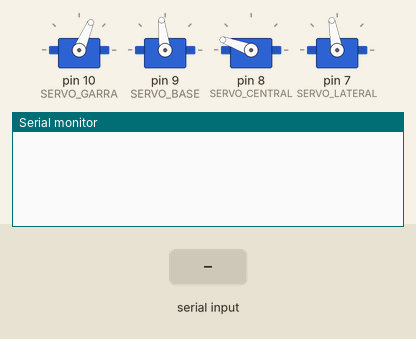
This sketch was run on a simulated Arduino Uno, built with avr-gcc and run on an emulated ATmega328P. On the bench: 4 × servo, the last lines printed to the serial monitor. The inputs (shaded band) are chosen by the test bench.

Above: at 11.2 s.
11.3 s: "!\n" received over Serial
At 12.2 s:
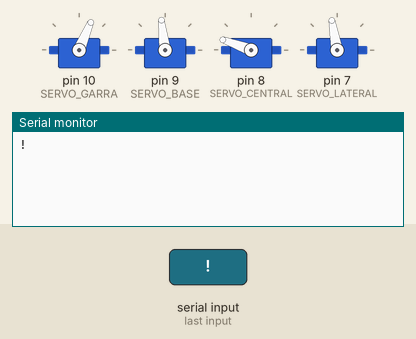
12.9 s: "@\n" received over Serial
At 13.5 s:
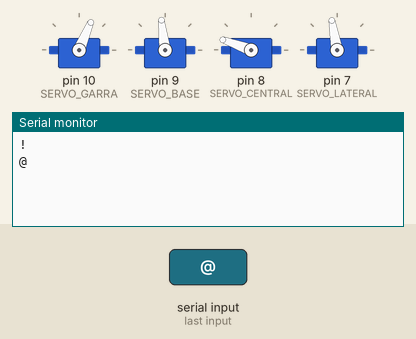
14.5 s: "C\n" received over Serial
At 16.0 s:
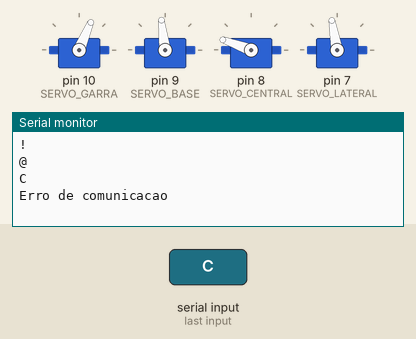

The sketch:

Robotic_Arm_Arduino.ino
```cpp
/*
  Arduino

  Braço Robótico

  ############################################

  Controle dos servos via Monitor Serial e comunicação Android

  INSTRUÇÕES

  A - (10 - 67  GRAUS) : MOVIMENTA A GARRA
  B - (10 - 190 GRAUS) : MOVIMENTA A BASE
  C - (60 - 190 GRAUS) : MOVIMENTA O EIXO CENTRAL
  D - (60 - 130 GRAUS) : MOVIMENTA O EIXO LATERAL

*/

// Bibliotecas auxiliares padrão
#include <Servo.h>

// Definição de constantes
#define SERVO_GARRA       10 // Servo 1 no protótipo
#define SERVO_BASE        9 // Servo 4 no protótipo
#define SERVO_CENTRAL     8 // Servo 2 no protótipo
#define SERVO_LATERAL     7 // Servo 3 no protótipo
#define INCREMENT         100 //Delay do servo
// Funções para movimento suave e comunicacao
void splitString(char* data);

// Variáveis
  char buffer[5]; //vetor para armazenar string de texto
boolean run = false; //verifica constantemente se o comando de guarda foi recebido
int Ans;   //recebe o valor inteiro do angulo recebido


// variaveis para guardar a posição inicial dos servos
int pos_garra = 67;
int pos_base = 97;
int pos_central = 160;
int pos_lateral = 100;

// Atribuição de objetos (servos do braço)
Servo servo;  //variavel genérica
Servo servo_base;
Servo servo_garra;
Servo servo_central;
Servo servo_lateral;

void setup() {

  Serial.begin(9600);  //inicia comunicação serial a 9600bps
  Serial.flush();      //libera caracteres que estejam na linha
  //serial, deixando-a pronta para in/outs

  pinMode(SERVO_GARRA, OUTPUT);
  pinMode(SERVO_BASE, OUTPUT);
  pinMode(SERVO_CENTRAL, OUTPUT);
  pinMode(SERVO_LATERAL, OUTPUT);

  servo_garra.attach(10);
  servo_base.attach(9);
  servo_central.attach(8);
  servo_lateral.attach(7);

  servo_garra.write(pos_garra);           // seta um posicionamento inicial para teste do braço
  servo_base.write(pos_base);
  servo_central.write(pos_central);
  servo_lateral.write(pos_lateral);

  delay(10000);
}

void loop() {
  if ((Serial.available() > 0)) { //verifica se foi enviado um caractere
    //para serial
    int index = 0; //armazena a posição de um ponteiro para os
    //caracteres do vetor

    delay(100); //deixa o buffer encher
    int numChar = Serial.available(); //atribui o numero de
    //caracteres digitados

    if (numChar > 5) numChar = 5; //evita o estouro do buffer

    while (numChar--) { //executa até que numChar seja zero

      buffer[index++] = Serial.read(); //le a serial e armazena no vetor
    }
    splitString(buffer); //chama a função splitString com buffer como parametro
  }

}

void splitString(char* data) {
  Serial.println(data);

  char* parameter; //variavel para acessar os elementos do vetor data
  parameter = strtok (data, " ,"); //divide a string quando encontrar um espaço ou uma
  //vírgula

  while (parameter != NULL) { //executa enquanto parameter não estiver vazia
    setPosition(parameter);
    parameter = strtok (NULL, " ,"); //preenche o vetor com caracteres NULL
  }

  //Limpa o texto e os buffers seriais
  for (int x = 0; x < 5; x++) {
    buffer[x] = '\0';
  }

  Serial.flush(); //libera caracteres que estejam na linha
  //serial, deixando-a pronta para in/outs
}

void setPosition(char* data) {
  if (data[0] == '!') {
    int *Pos;
    run = true;

    Ans = strtol(data + 2, NULL, 10);   //define Ans como numero na proxima parte do texto


    Pos = selectServo(data[1]); //Pos recebe o endereço do posicionamento do servo selecionado
    if (Pos == NULL) return;

    if (Ans < *Pos) {        //condição que define a direção do movimento(Abre/Fecha, Sobe/Desce)

      for (int i = *Pos; i >= Ans; i--) {
        Serial.print("LOOP = ");
        Serial.print(i);
        Serial.print("\n");
        Serial.print(servo.read());
        servo.write(i); //atribui o grau da posição do eixo do servo
        delay(INCREMENT);
      }
      *Pos = servo.read(); //Atualiza o valor da posiçao
      Serial.print("O servo esta na angulacao: ");
      Serial.println(servo.read());
    }
    else {
      //Serial.print ("\n\nEFGH");
      for (int i = *Pos; i < Ans; i++) {
        //servo.write(i); //atribui o grau da posição do eixo do servo
        //delay(increment);
        Serial.print("LOOP = ");
        Serial.print(i);
        Serial.print("\n");
        Serial.print(servo.read());
        servo.write(i); //atribui o grau da posição do eixo do servo
        delay(INCREMENT);
      }
      *Pos = servo.read(); //Atualiza o valor da posiçao
      Serial.print("O servo esta na angulacao: ");
      Serial.println(Ans);
    }

  }
  else if (data[0] == '@'){
     int *Pos = selectServo(data[1]);
     if (Pos == NULL) return;
    Serial.print("Posicao atual do servo = ");
    Serial.print(*Pos);
    Serial.print("\n");
  }
  else {
    run = false;
    Serial.print("Erro de comunicacao");
  }
}


// Funções de Movimento de cada Servo
int *selectServo(char comand) {
  if ((comand == 'a') || (comand == 'A')) {

    servo = servo_garra;
    Ans = constrain(Ans, 10, 67); //garante que o valor digitado esteja entre 10 e 67
    return &pos_garra;
  }
  else if ((comand == 'b') || (comand == 'B')) {
    servo = servo_base;
    Ans = constrain(Ans, 10, 190); //garante que valor digitado esteja entre 10 e 190
    return &pos_base;
  }
  else if ((comand == 'c') || (comand == 'C')) {
    servo = servo_central;
    Ans = constrain(Ans, 60, 190); //garante que valor digitado esteja entre 60 e 190
    return &pos_central;
  }
  else if ((comand == 'd') || (comand == 'D')) {
    servo = servo_lateral;
    Ans = constrain(Ans, 60, 130); //garante que valor digitado esteja entre 60 e 130
    return &pos_lateral;
  }
  else {
     return NULL;
  }
}
```

Measured:
- after the input at 11.3 s, the serial monitor: prints a new line after 0.10 s (image 1)
- after the input at 12.9 s, the serial monitor: prints a new line after 0.10 s (image 2)
- after the input at 14.5 s, the serial monitor: prints a new line after 0.10 s (image 3)
